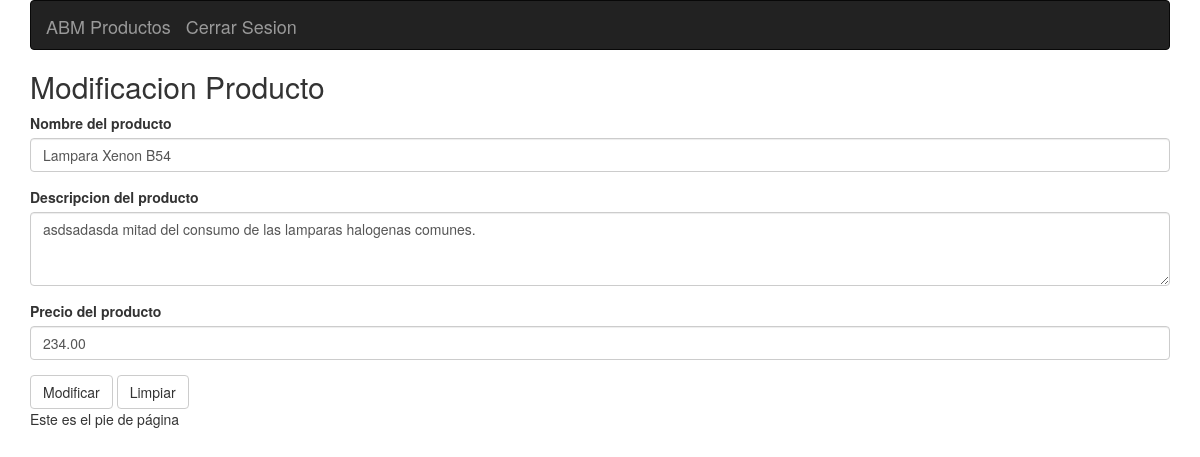
/modificar.php?codigo=1001 (signed in), run on the app's committed database.
### tables this page shows
CREATE TABLE `productos` (
  `codigo` int(30) NOT NULL,
  `producto` varchar(30) NOT NULL,
  `descripcion` varchar(255) NOT NULL,
  `precio` decimal(10,2) NOT NULL
);

### clases/BasedeDatosmysqli.php (called while the page is built, shortened)
<?php
class BasedeDatosmysqli{
	private $conexion;
	private function _connect($servidor,$usuario,$password,$base){
		$this->conexion = new mysqli($servidor,$usuario,$password,$base);
		if (!$this->conexion->connect_errno){
			return false;
		}
	}
	private function setNames(){
		$this->conexion->query('SET NAMES utf8');
	}
	public function enviarQuery($query){
		$tipo = strtoupper(substr($query,0,6));
		switch ($tipo){
			case 'SELECT':
				$resultado = $this->conexion->query($query);
				if (!$resultado){
					$this->error = $this->conexion->error;
					return false;
				}
				else{
					if ($this->conexion->affected_rows == 0){
						return false;
					}
					else{
						while ($fila = $resultado->fetch_assoc()){
							$array_resultado[] = $fila;
						}
						return $array_resultado;
					}
				}
				break;
		}
	}
}
?>

### clases/Producto.php (called while the page is built, shortened)
<?php
class Producto {
	private $db;
	public function __construct($base){
		$this->db = $base;
	}
	public function getProducto($codigo){
		$respuesta = $this->db->enviarQuery("select * from productos where codigo = $codigo");
		if (!$respuesta and $this->db->error!=''){
			echo $this->db->error;
			return false;
		}
		else{
			if (!$respuesta){
				return false;
			}
			else {
				return $respuesta;
			}
		}
	}
}
?>

### modificar.php (the view, shortened to what this page needs)
<!DOCTYPE html>
<html lang="en">
<head>
	<link rel="stylesheet" type="text/css" href="bootstrap/css/bootstrap.min.css">
</head>
<body>
<div id="wrap">  <div id="main">
<div class="container">
<nav class="navbar navbar-inverse" role="navigation">
	<div class="container-fluid">
		<div class="navbar-header">
			<a href="./" class="navbar-brand">ABM Productos</a>
			<a href="salir.php" class="navbar-brand">Cerrar Sesion</a>
		</div>
	</div>
</nav>
<h2>Modificacion Producto</h2>
<?php
$base = new BasedeDatosmysqli(SERVIDOR,USUARIO,PASSWORD,BASE);
$producto = new Producto($base);
$productomodif = $producto->getProducto($_GET['codigo']);
if ($productomodif){
?>
	<form action="modificarsql.php" method="post">
	  <div class="form-group">
		<label for="nombre">Nombre del producto</label>
		<input type="text" class="form-control" id="nombre" placeholder="Nombre" name="nombre" value="<?php echo $productomodif[0]['producto'];?>">
	  </div>
	  <div class="form-group">
		<label for="descripcion">Descripcion del producto</label>
		<textarea class="form-control" id="descripcion" rows="3" name="descripcion"><?php echo $productomodif[0]['descripcion'];?></textarea>
	  </div>
	  <div class="form-group">
		<label for="precio">Precio del producto</label>
		<input type="text" class="form-control" id="precio" placeholder="Precio" name="precio" value="<?php echo $productomodif[0]['precio'];?>">
	  </div>
	  <button type="submit" class="btn btn-default">Modificar</button>
	  <button type="reset" class="btn btn-default">Limpiar</button>
	</form>
<?php } ?>
</div>
</div>
</div>
<footer><div class="container">Este es el pie de página</div></footer>
</body>
</html>

### data on the page
productos: nombre "Lampara Xenon B54", descripcion "asdsadasda mitad del consumo de las lamparas halogenas comunes.", precio "234.00"
